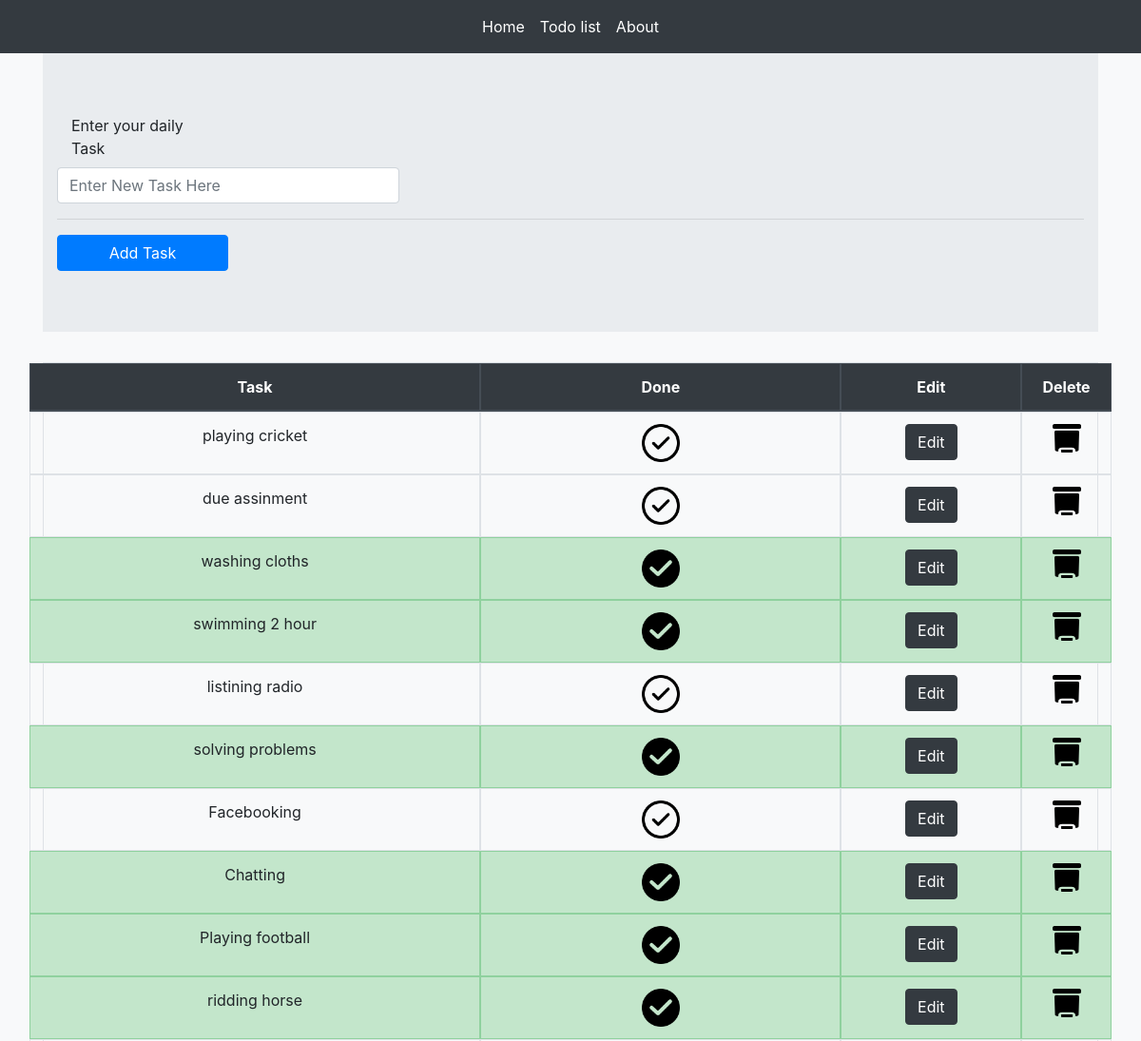
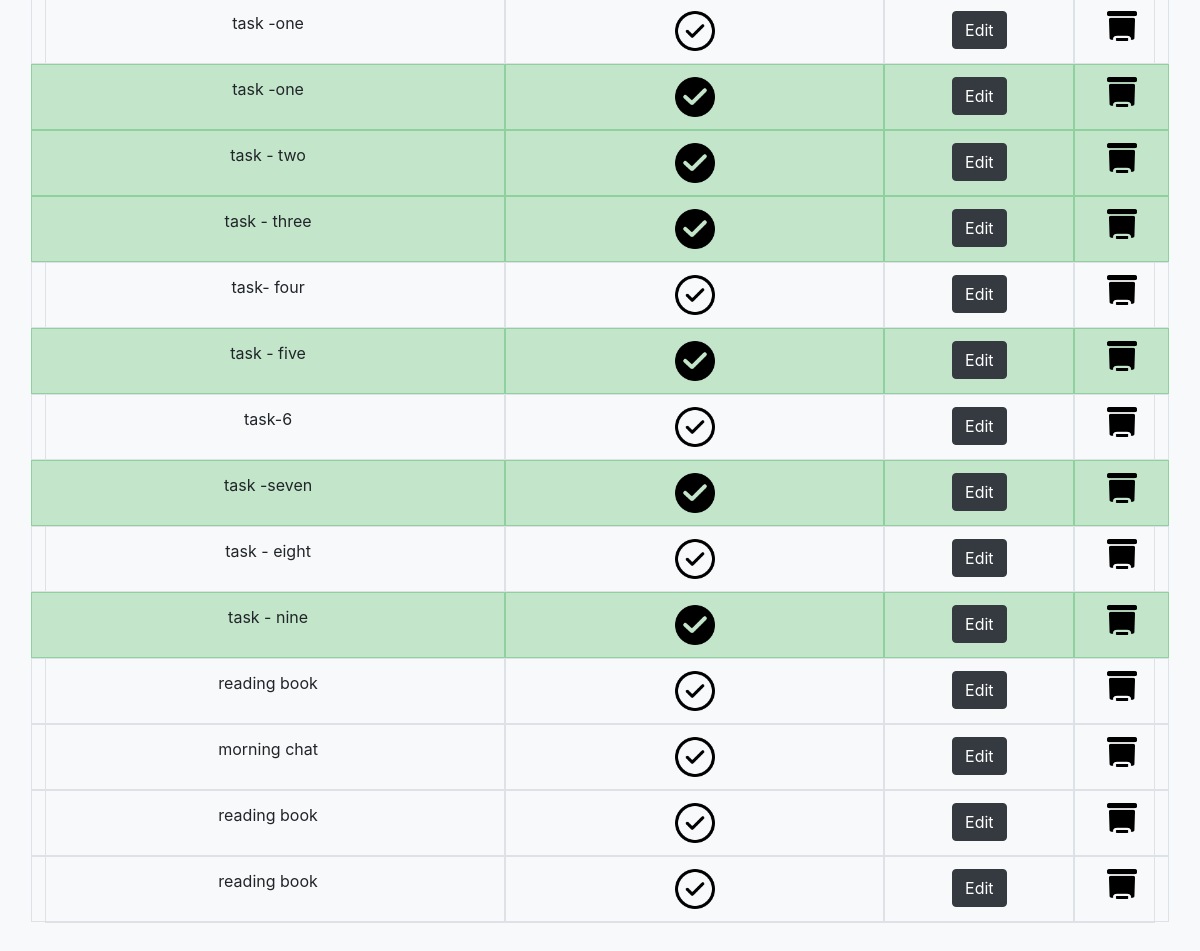
Page /task/ on the earlier database version (2 pictures, top to bottom).
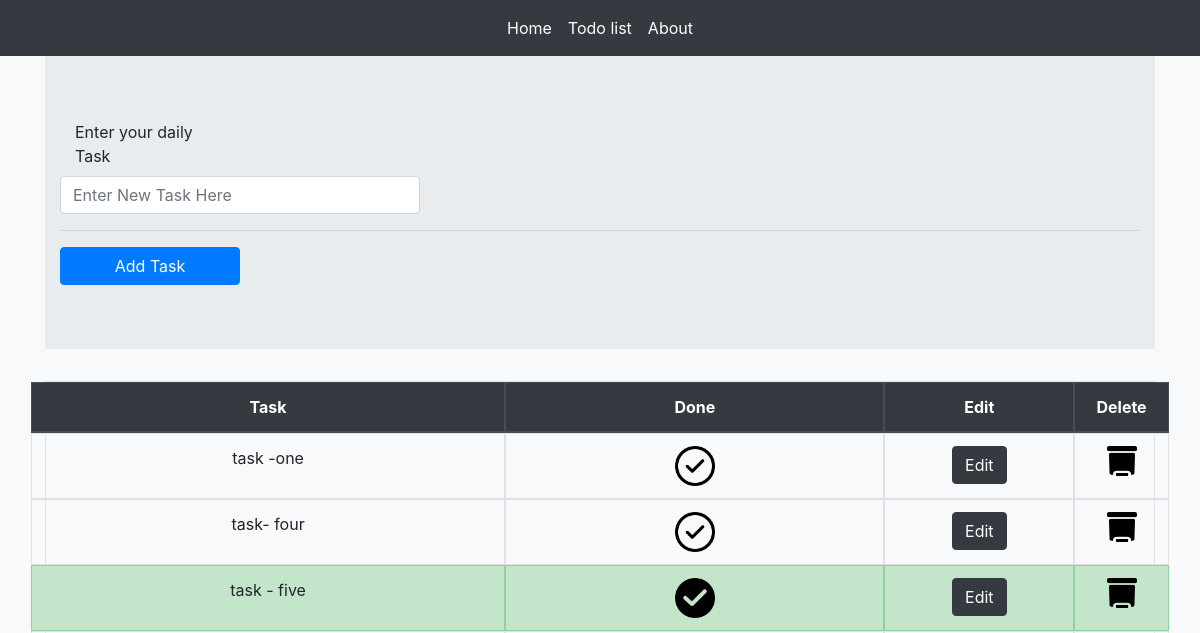
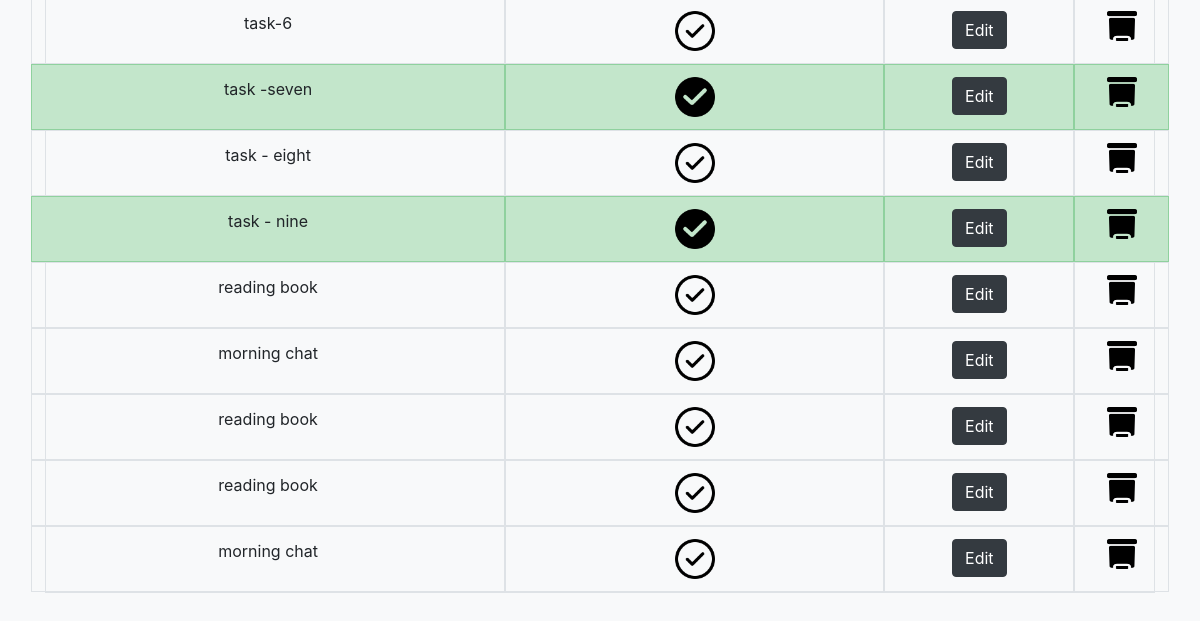
Same page on the later database version (2 pictures, top to bottom).
### todolist_app/models.py (models this page shows, shortened)
class TaskList(models.Model):
   task = models.CharField(max_length=300)
   done = models.BooleanField(default=False)

### todolist_app/views.py (the view)
# urls.py: path('task/',views.todolist_function,name='todolist_link'),
def todolist_function(request):
   if request.method == "POST":
      form = TaskForm(request.POST or None)
      if form.is_valid():
         form.save()
      message_text = "New task added successfully"
      messages.success(request, (message_text))
      return redirect('todolist_link')
   else:
      all_task = TaskList.objects.all()
      context = {
         'welcome_text': "welcome to todo list page",
         'title_heading': "todo list",
         'all_task': all_task
      }
      return render(request, 'todolist_app.html', context)

### todolist_app/templates/todolist_app.html (shortened to what this page needs)
{% extends 'base.html' %}
{% load static %}
{% block body %}
    <div class="container">
    <div class="jumbotron jumbotron-fluid">
      <div class="container">
           <form method="POST" class="form-controll">
                <label class="col-lg-2"> Enter your daily Task</label>
                <input type="text" class="form-control col-lg-4" name="task" placeholder="Enter New Task Here">
                <hr class="my-3">
                <button type="submit" class="btn btn-primary col-lg-2">Add Task</button>
           </form>
      </div>
    </div>
            <table class="table table-bordered text-center">
                  <thead class="thead-dark">
                    <tr class="row">
                      <th class="col-5">Task</th>
                      <th class="col-4">Done</th>
                      <th class="col-2">Edit</th>
                      <th class="col-1">Delete</th>
                    </tr>
                  </thead>
            <tbody>
            {% if all_task %}
                {% for task in all_task  %}
                    {% if task.done %}
                        <tr class="table-success row">
                            <td class="col-5">{{ task.task }}</td>
                            <td class="col-4"><a href="{% url 'pending_task_link' task.id %}"><img src="{% static 'image/checked-blacked.png' %}" width="40" height="40"></a></td>
                            <td class="col-2"><a class="btn btn-dark" href="{% url 'edit_task_link' task.id %}">Edit</a></td>
                            <td class="col-1"><a href="{% url 'delete_task_link' task.id %}"><img src="{% static 'image/delete-button.png' %}" width="40" height="30"></a></td>
                        </tr>
                    {% else %}
                        <tr class="row">
                            <td class="col-5">{{ task.task }}</td>
                            <td class="col-4"><a href="{% url 'complete_task_link' task.id %}"><img src="{% static 'image/check-white.png' %}" width="40" height="40"></a> </td>
                            <td class="col-2"><a class="btn btn-dark" href="{% url 'edit_task_link' task.id %}">Edit</a></td>
                            <td class="col-1"><a href="{% url 'delete_task_link' task.id %}"><img src="{% static 'image/delete-button.png' %}" width="40" height="30"></a></td>
                        </tr>
                    {% endif %}
                {% endfor %}
            {% endif %}
          </tbody>
        </table>
    <br>
    </div>
{% endblock body %}

### templates/base.html (shortened to what this page needs)
{% load static %}
<!doctype html>
<html lang="en">
<head>
    <link rel="stylesheet" href="https://cdn.jsdelivr.net/npm/bootstrap@4.5.3/dist/css/bootstrap.min.css">
    <nav class="navbar navbar-expand-lg navbar-dark bg-dark">
      <div class="collapse navbar-collapse justify-content-md-center" id="navbarsExample08">
        <ul class="navbar-nav ">
            <li class="nav-item active">
                <a class="nav-link" href="{% url "index_function_link" %}">Home <span class="sr-only">(current)</span></a>
            </li>
            <li class="nav-item active">
                <a class="nav-link" href="{% url "todolist_link" %}">Todo list <span class="sr-only">(current)</span></a>
            </li>
            <li class="nav-item active">
                <a class="nav-link" href="{% url "about_section_link" %}"> About</a> <span class="sr-only">(current)</span></a>
            </li>
        </ul>
      </div>
    </nav>
</head>
<body class="bg-light">
    {% block body %}{% endblock body %}
  </body>
</html>

Differences in the rows shown:
removed TaskList: task "playing cricket", done False (drawn)
removed TaskList: task "due assinment", done False (drawn)
removed TaskList: task "washing cloths", done True (drawn)
removed TaskList: task "swimming 2 hour", done True (drawn)
removed TaskList: task "listining radio", done False (drawn)
removed TaskList: task "solving problems", done True (drawn)
removed TaskList: task "Facebooking", done False (drawn)
removed TaskList: task "Chatting", done True (drawn)
removed TaskList: task "Playing football", done True (drawn)
removed TaskList: task "ridding horse", done True (drawn)
removed TaskList: task "task -one", done True (drawn)
removed TaskList: task "task - two", done True (drawn)
removed TaskList: task "task - three", done True (drawn)
added TaskList: task "morning chat", done False (drawn)
